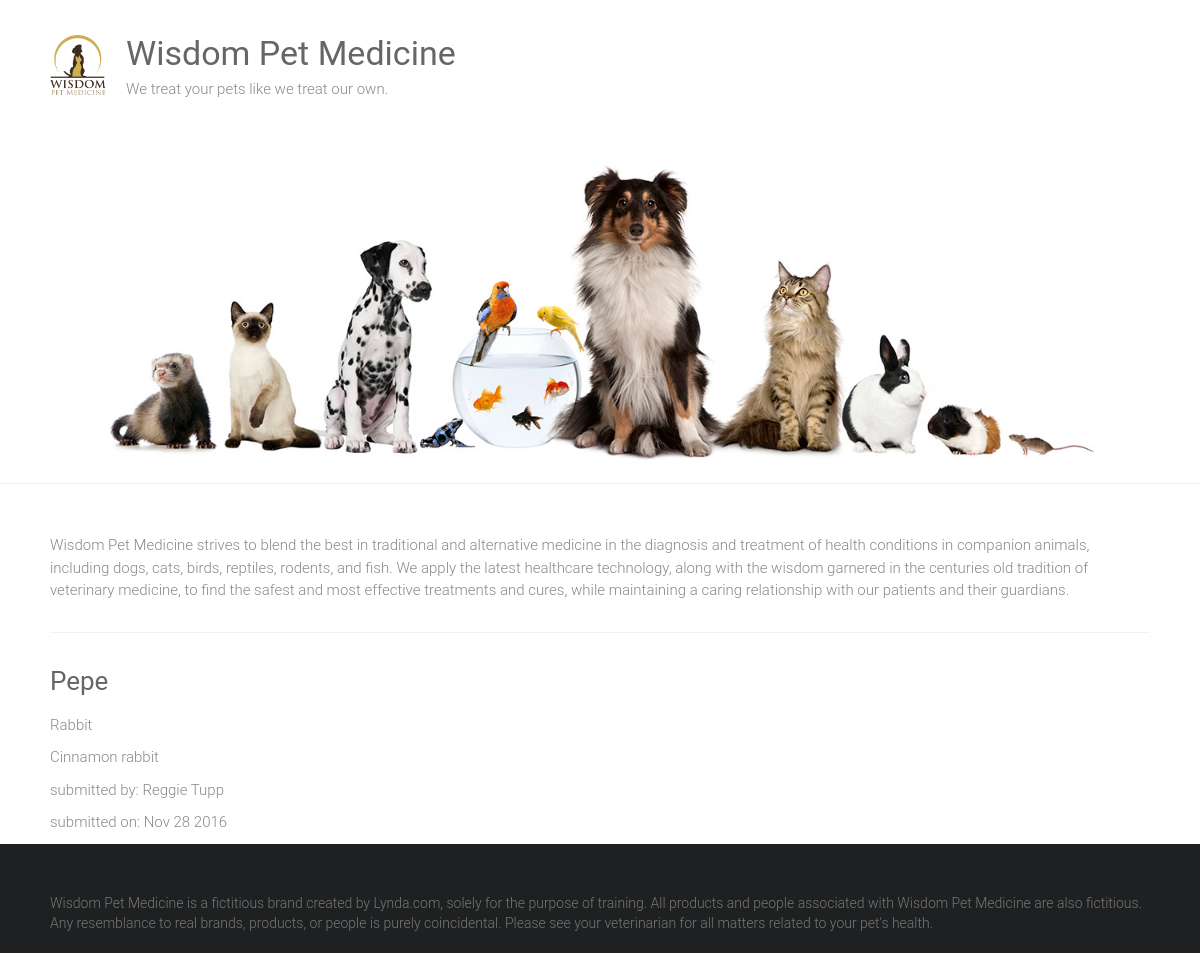
The app's page /adoptions/1 with its own data.
### adoptions/models.py (models this page shows)
class Pet(models.Model) :
	SEX_CHOICES = [('M', 'Male'), ('F', 'Female')]
	name = models.CharField(max_length = 100)
	submitter = models.CharField(max_length = 100)
	species = models.CharField(max_length = 30)
	breed = models.CharField(max_length = 100, blank = True)
	description = models.TextField()
	sex = models.CharField(choices = SEX_CHOICES, max_length = 1, blank = True)
	submission_date = models.DateTimeField()
	age = models.IntegerField(null = True)
	vaccinations = models.ManyToManyField('Vaccine', blank = True)

### adoptions/views.py (the view)
# urls.py: path('adoptions/<int:id>', views.pet_detail, name = 'pet_detail'),
def pet_detail(request, id) :
	try :
		pet = Pet.objects.get(id = id)
	except Pet.DoesNotExist :
		raise Http404('Pet not found')
	return render(request, 'pet_detail.html', {'pet': pet})

### adoptions/templates/pet_detail.html (shortened to what this page needs)
{% extends "base.html" %}
{% block content %}
	<div>
		<h3>{{ pet.name|capfirst }}</h3>
		<p>{{ pet.species }}</p>
		{% if pet.breed %}
			<p>{{ pet.breed }}</p>
		{% endif %}
		<p>submitted by: {{ pet.submitter }}</p>
		<p>submitted on: {{ pet.submission_date|date:"M d Y" }}</p>
	</div>
{% endblock %}

### static/style.css (style rules this page uses)
html, body, div, span, applet, object, iframe, h1, h2, h3, h4, h5, h6, p, blockquote, pre, a, abbr, acronym, address, big, cite, code, del, dfn, em, font, ins, kbd, q, s, samp, small, strike, strong, sub, sup, tt, var, dl, dt, dd, ol, ul, li, fieldset, form, label, legend, table, caption, tbody, tfoot, thead, tr, th, td { border: 0; font: inherit; font-size: 100%; font-style: inherit; font-weight: inherit; margin: 0; outline: 0; padding: 0; vertical-align: baseline; }
html { overflow-y: scroll; -webkit-text-size-adjust: 100%; -ms-text-size-adjust: 100%; }
h1, h2, h3, h4, h5, h6 { color: #666666; line-height: 1.4; padding-bottom: 15px; font-weight: normal; }
h3 { font-size: 26px; }
body, button, input, select, textarea { color: #888888; font-size: 15px; line-height: 1.5; font-family: 'Roboto', sans-serif; font-weight: 300; }
p { color: #888888; font-size: 15px; line-height: 1.5; margin-bottom: 15px; font-weight: 300; }
body { background: #f2f2f2; }
body { padding-top: 30px; padding-bottom: 30px; }
body.wide { padding-top: 0; padding-bottom: 0; }
.single-page p { margin-bottom: 10px; }

### records on screen
Pet: name "Pepe", species "Rabbit", breed "Cinnamon rabbit", submitter "Reggie Tupp", submission_date "Nov 28 2016"
